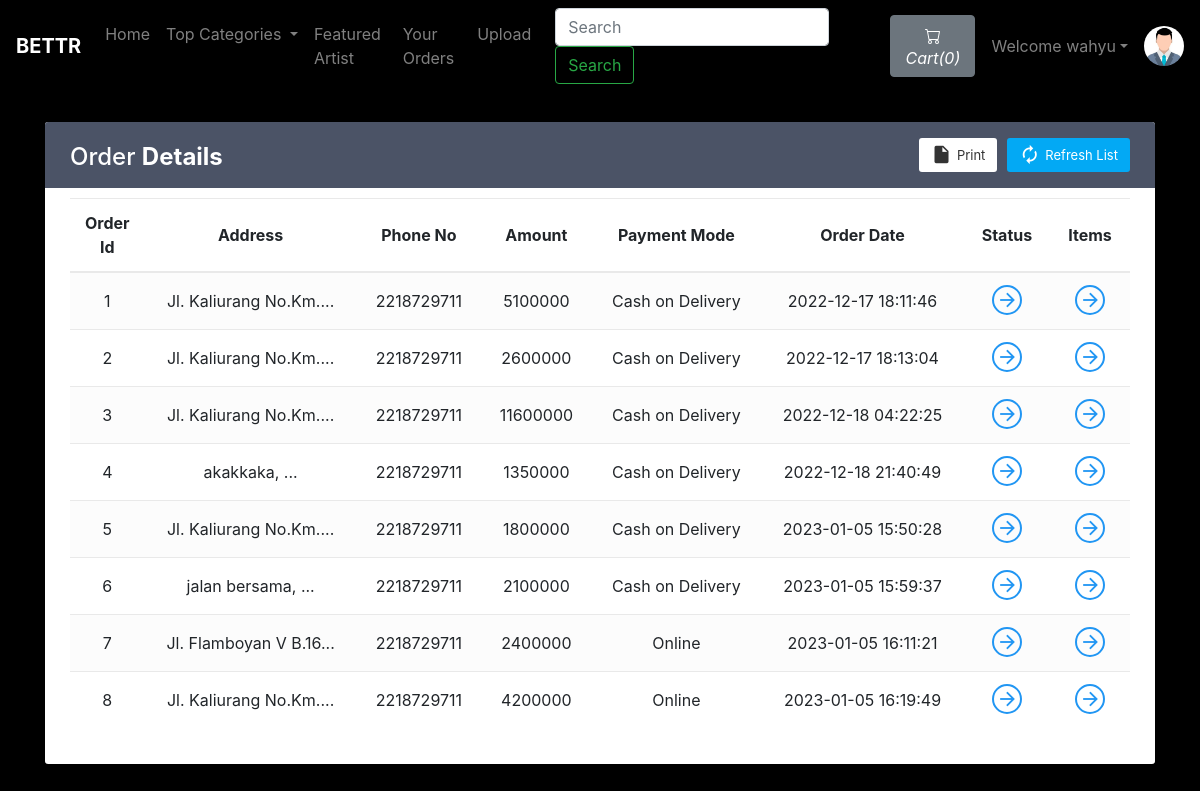
The app's page /viewOrder.php (signed in) with its own data.
### tables this page shows
CREATE TABLE `sitedetail` (
  `tempId` int(11) NOT NULL,
  `systemName` varchar(21) NOT NULL,
  `email` varchar(35) NOT NULL,
  `contact1` bigint(21) NOT NULL,
  `contact2` bigint(21) DEFAULT NULL COMMENT 'Optional',
  `address` text NOT NULL,
  `dateTime` datetime NOT NULL DEFAULT current_timestamp()
);

CREATE TABLE `orders` (
  `orderId` int(21) NOT NULL,
  `userId` int(21) NOT NULL,
  `address` varchar(255) NOT NULL,
  `zipCode` int(21) NOT NULL,
  `phoneNo` bigint(21) NOT NULL,
  `amount` int(200) NOT NULL,
  `paymentMode` enum('0','1') NOT NULL DEFAULT '0' COMMENT '0=cash on delivery, \r\n1=online ',
  `orderStatus` enum('0','1','2','3','4','5','6') NOT NULL DEFAULT '0' COMMENT '0=Order Placed.\r\n1=Order Confirmed.\r\n2=Preparing your Order.\r\n3=Your order is on the way!\r\n4=Order Delivered.\r\n5=Order Denied.\r\n6=Order Cancelled.',
  `orderDate` datetime NOT NULL DEFAULT current_timestamp()
);

### viewOrder.php (the view, shortened to what this page needs)
<!doctype html>
<html lang="en">
<head>
    <link rel="stylesheet" href="https://stackpath.bootstrapcdn.com/bootstrap/4.5.0/css/bootstrap.min.css">
    <link rel="stylesheet" href="https://use.fontawesome.com/releases/v5.7.2/css/all.css">
</head>
<body style="background-color: black;">
    <?php include 'partials/_dbconnect.php';?>
    <?php include 'partials/_nav.php';?>
    <?php
    if($loggedin){
    ?>
    <div class="container">
        <div class="table-wrapper" id="empty">
            <div class="table-title">
                <div class="row">
                    <div class="col-sm-4">
                        <h2>Order <b>Details</b></h2>
                    </div>
                    <div class="col-sm-8">
                        <a href="" class="btn btn-primary"><i class="material-icons">&#xE863;</i> <span>Refresh List</span></a>
                        <a href="#" onclick="window.print()" class="btn btn-info"><i class="material-icons">&#xE24D;</i> <span>Print</span></a>
                    </div>
                </div>
            </div>
            <table class="table table-striped table-hover text-center">
                <thead>
                    <tr>
                        <th>Order Id</th>
                        <th>Address</th>
                        <th>Phone No</th>
                        <th>Amount</th>
                        <th>Payment Mode</th>
                        <th>Order Date</th>
                        <th>Status</th>
                        <th>Items</th>
                    </tr>
                </thead>
                <tbody>
                    <?php
                        $sql = "SELECT * FROM `orders` WHERE `userId`= $userId";
                        $result = mysqli_query($conn, $sql);
                        while($row = mysqli_fetch_assoc($result)){
                            $orderId = $row['orderId'];
                            $address = $row['address'];
                            $phoneNo = $row['phoneNo'];
                            $amount = $row['amount'];
                            $orderDate = $row['orderDate'];
                            $paymentMode = $row['paymentMode'];
                            if($paymentMode == 0) {
                                $paymentMode = "Cash on Delivery";
                            }
                            else {
                                $paymentMode = "Online";
                            }
                            echo '<tr>
                                    <td>' . $orderId . '</td>
                                    <td>' . substr($address, 0, 20) . '...</td>
                                    <td>' . $phoneNo . '</td>
                                    <td>' . $amount . '</td>
                                    <td>' . $paymentMode . '</td>
                                    <td>' . $orderDate . '</td>
                                    <td><a href="#" data-toggle="modal" data-target="#orderStatus' . $orderId . '" class="view"><i class="material-icons">&#xE5C8;</i></a></td>
                                    <td><a href="#" data-toggle="modal" data-target="#orderItem' . $orderId . '" class="view" title="View Details"><i class="material-icons">&#xE5C8;</i></a></td>
                                </tr>';
                        }
                            ?>
                </tbody>
            </table>
        </div>
    </div>
    <?php
    }
    else {
        echo '<div class="container" style="min-height : 610px;">
        <div class="alert alert-info my-3">
            <font style="font-size:22px"><center>Check your Order. You need to <strong><a class="alert-link" data-toggle="modal" data-target="#loginModal">Login</a></strong></center></font>
        </div></div>';
    }
    ?>
  </body>
</html>

### partials/_nav.php (shortened to what this page needs)
<?php
if(isset($_SESSION['loggedin']) && $_SESSION['loggedin']==true){
  $loggedin= true;
  $userId = $_SESSION['userId'];
  $username = $_SESSION['username'];
}
else{
  $loggedin = false;
  $userId = 0;
}
$sql = "SELECT * FROM `sitedetail`";
$result = mysqli_query($conn, $sql);
$row = mysqli_fetch_assoc($result);
$systemName = $row['systemName'];
echo '<nav class="navbar navbar-expand-lg navbar-dark bg-gradient">
      <a class="navbar-brand font-weight-bold" href="homePage.php">'.$systemName.'</a>
      <button class="navbar-toggler" type="button" data-toggle="collapse" data-target="#navbarSupportedContent" aria-controls="navbarSupportedContent" aria-expanded="false" aria-label="Toggle navigation">
        <span class="navbar-toggler-icon"></span>
      </button>
      <div class="collapse navbar-collapse" id="navbarSupportedContent">
        <ul class="navbar-nav mr-auto">
          <li class="nav-item">
            <a class="nav-link" href="homePage.php">Home <span class="sr-only">(current)</span></a>
          </li>
          <li class="nav-item dropdown">
            <a class="nav-link dropdown-toggle" href="#" id="navbarDropdown" role="button" data-toggle="dropdown" aria-haspopup="true" aria-expanded="false">
              Top Categories
            </a>
            <div class="dropdown-menu" aria-labelledby="navbarDropdown">';
            echo '</div>
          </li>
          <li class="nav-item">
            <a class="nav-link" href="featuredArtist.php">Featured Artist</a>
          </li>
          <li class="nav-item">
            <a class="nav-link" href="viewOrder.php">Your Orders</a>
          </li>
          <li class="nav-item">
            <a class="nav-link" href="upload.php">Upload</a>
          </li>
        </ul>
        <form method="get" action="/BETTR/search.php" class="form-inline my-2 my-lg-0 mx-3">
          <input class="form-control mr-sm-2" type="search" name="search" id="search" placeholder="Search" aria-label="Search" required>
          <button class="btn btn-outline-success my-2 my-sm-0" type="submit">Search</button>
        </form>';
        $countsql = "SELECT SUM(`itemQuantity`) FROM `viewcart` WHERE `userId`=$userId";
        $countresult = mysqli_query($conn, $countsql);
        $countrow = mysqli_fetch_assoc($countresult);
        $count = $countrow['SUM(`itemQuantity`)'];
        if(!$count) {
          $count = 0;
        }
        echo '<a href="viewCart.php"><button type="button" class="btn btn-secondary mx-2" title="MyCart">
          <svg xmlns="img/cart.svg" width="16" height="16" fill="currentColor" class="bi bi-cart" viewBox="0 0 16 16">
            <path d="M0 1.5A.5.5 0 0 1 .5 1H2a.5.5 0 0 1 .485.379L2.89 3H14.5a.5.5 0 0 1 .491.592l-1.5 8A.5.5 0 0 1 13 12H4a.5.5 0 0 1-.491-.408L2.01 3.607 1.61 2H.5a.5.5 0 0 1-.5-.5zM3.102 4l1.313 7h8.17l1.313-7H3.102zM5 12a2 2 0 1 0 0 4 2 2 0 0 0 0-4zm7 0a2 2 0 1 0 0 4 2 2 0 0 0 0-4zm-7 1a1 1 0 1 1 0 2 1 1 0 0 1 0-2zm7 0a1 1 0 1 1 0 2 1 1 0 0 1 0-2z"/>
          </svg>
          <i class="bi bi-cart">Cart(' .$count. ')</i>
        </button></a>';
        if($loggedin){
          echo '<ul class="navbar-nav mr-2">
            <li class="nav-item dropdown">
              <a class="nav-link dropdown-toggle" href="#" id="navbarDropdown" role="button" data-toggle="dropdown"> Welcome ' .$username. '</a>
              <div class="dropdown-menu" aria-labelledby="navbarDropdown">
                <a class="dropdown-item" href="partials/_logout.php">Logout</a>
              </div>
            </li>
          </ul>
          <div class="text-center image-size-small position-relative">
            <a href="viewProfile.php"><img src="img/person-' .$userId. '.jpg" class="rounded-circle" onError="this.src = \'img/profilePic.jpg\'" style="width:40px; height:40px"></a>
          </div>';
        }
        else {
          echo '
          <button type="button" class="btn btn-outline-light mx-2"  data-toggle="modal" data-target="#loginModal">Login</button>
          <button type="button" class="btn btn-outline-light mx-2"  data-toggle="modal" data-target="#signupModal">SignUp</button>';
        }
  echo '</div>
    </nav>';
?>

### viewOrder.php (style rules this page uses)
.table-wrapper { background: #fff; padding: 20px 25px; margin: 30px auto; border-radius: 3px; box-shadow: 0 1px 1px rgba(0,0,0,.05); }
.table-wrapper .btn { float: right; color: #333; background-color: #fff; border-radius: 3px; border: none; outline: none !important; margin-left: 10px; }
.table-wrapper .btn.btn-primary { color: #fff; background: #03A9F4; }
.table-title .btn { font-size: 13px; border: none; }
.table-title .btn i { float: left; font-size: 21px; margin-right: 5px; }
.table-title .btn span { float: left; margin-top: 2px; }
.table-title { color: #fff; background: #4b5366; padding: 16px 25px; margin: -20px -25px 10px; border-radius: 3px 3px 0 0; }
.table-title h2 { margin: 5px 0 0; font-size: 24px; }
table.table tr th, table.table tr td { border-color: #e9e9e9; padding: 12px 15px; vertical-align: middle; }
table.table tr th:first-child { width: 60px; }
table.table tr th:last-child { width: 80px; }
table.table-striped tbody tr:nth-of-type(odd) { background-color: #fcfcfc; }
table.table td a { font-weight: bold; color: #566787; display: inline-block; text-decoration: none; }
table.table td a.view { width: 30px; height: 30px; color: #2196F3; border: 2px solid; border-radius: 30px; text-align: center; }
table.table td a.view i { font-size: 22px; margin: 2px 0 0 1px; }
table { counter-reset: section; }

### records on screen
sitedetail: systemName "BETTR"
orders: orderId "1", address "Jl. Kaliurang No.Km.", phoneNo "2218729711", amount "5100000", paymentMode "Cash on Delivery", orderDate "2022-12-17 18:11:46"
orders: orderId "2", address "Jl. Kaliurang No.Km.", phoneNo "2218729711", amount "2600000", paymentMode "Cash on Delivery", orderDate "2022-12-17 18:13:04"
orders: orderId "3", address "Jl. Kaliurang No.Km.", phoneNo "2218729711", amount "11600000", paymentMode "Cash on Delivery", orderDate "2022-12-18 04:22:25"
orders: orderId "4", address "akakkaka,", phoneNo "2218729711", amount "1350000", paymentMode "Cash on Delivery", orderDate "2022-12-18 21:40:49"
orders: orderId "5", address "Jl. Kaliurang No.Km.", phoneNo "2218729711", amount "1800000", paymentMode "Cash on Delivery", orderDate "2023-01-05 15:50:28"
orders: orderId "6", address "jalan bersama,", phoneNo "2218729711", amount "2100000", paymentMode "Cash on Delivery", orderDate "2023-01-05 15:59:37"
orders: orderId "7", address "Jl. Flamboyan V B.16", phoneNo "2218729711", amount "2400000", paymentMode "Online", orderDate "2023-01-05 16:11:21"
orders: orderId "8", address "Jl. Kaliurang No.Km.", phoneNo "2218729711", amount "4200000", paymentMode "Online", orderDate "2023-01-05 16:19:49"

### other values on screen
$count "0"
$username "wahyu"
